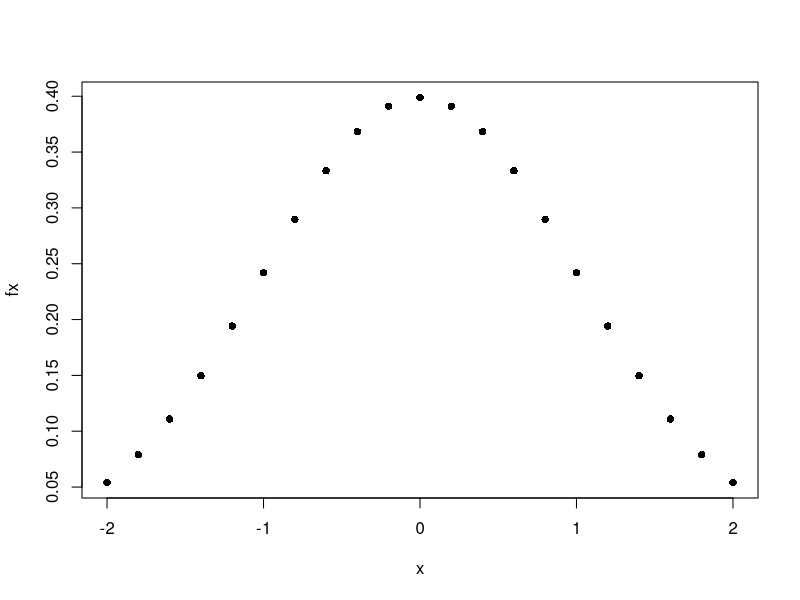
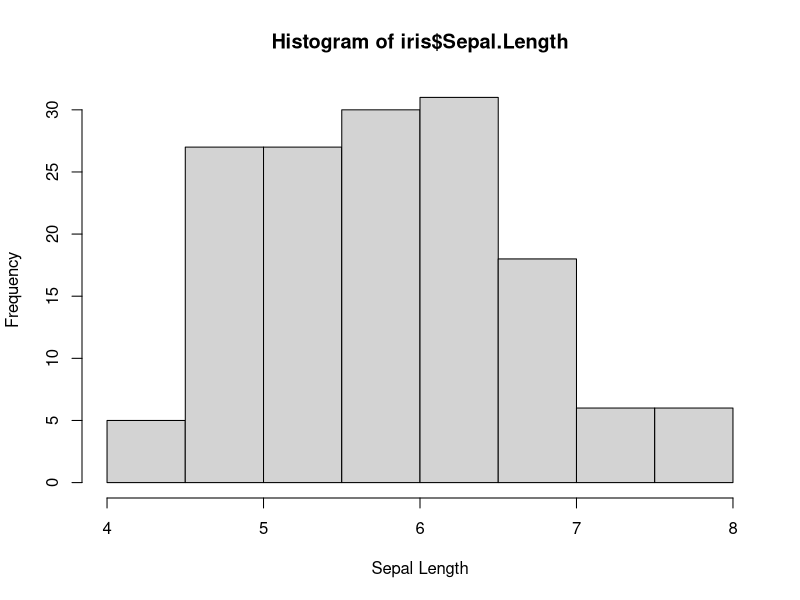
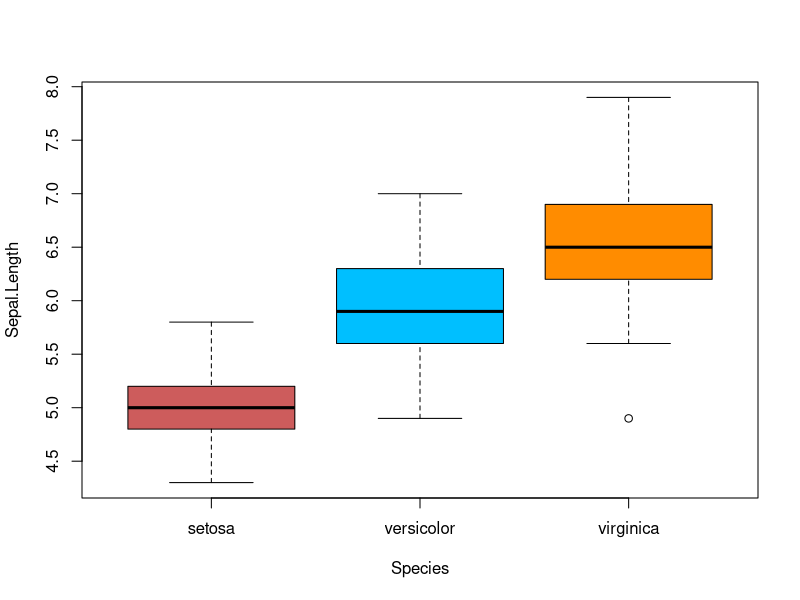
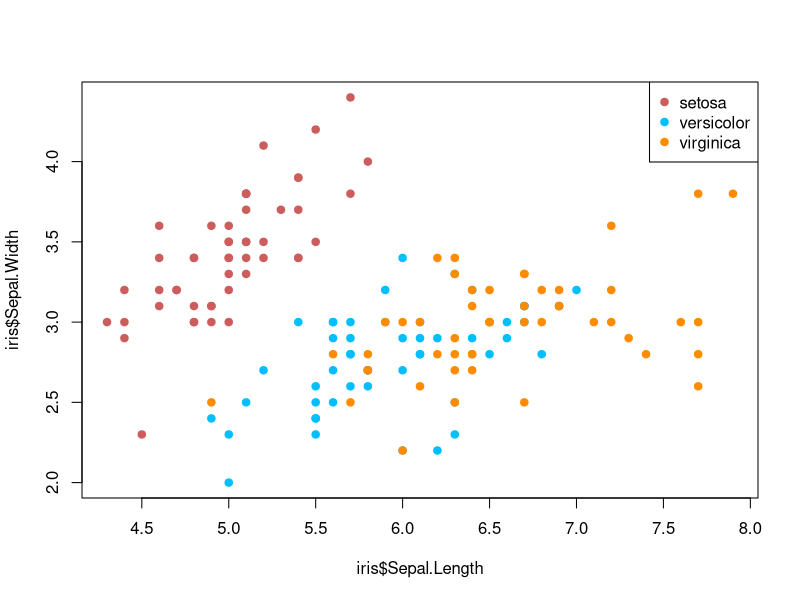
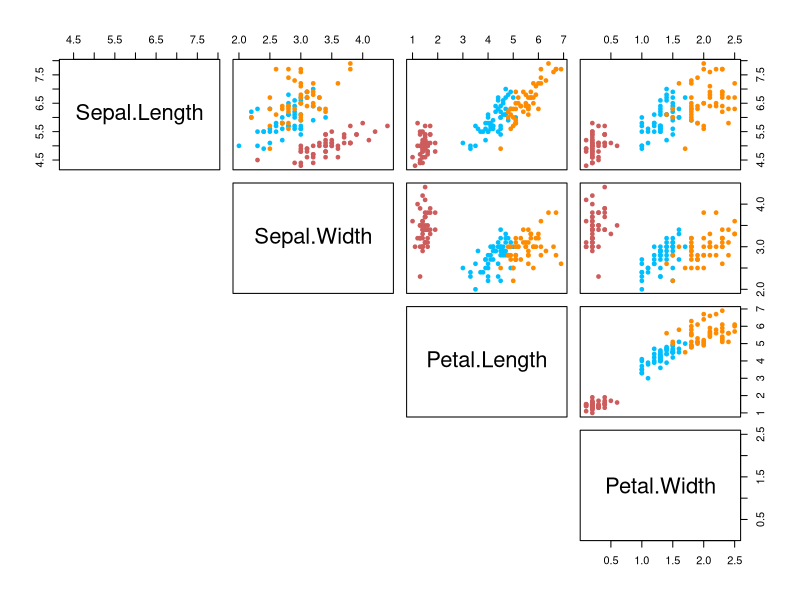
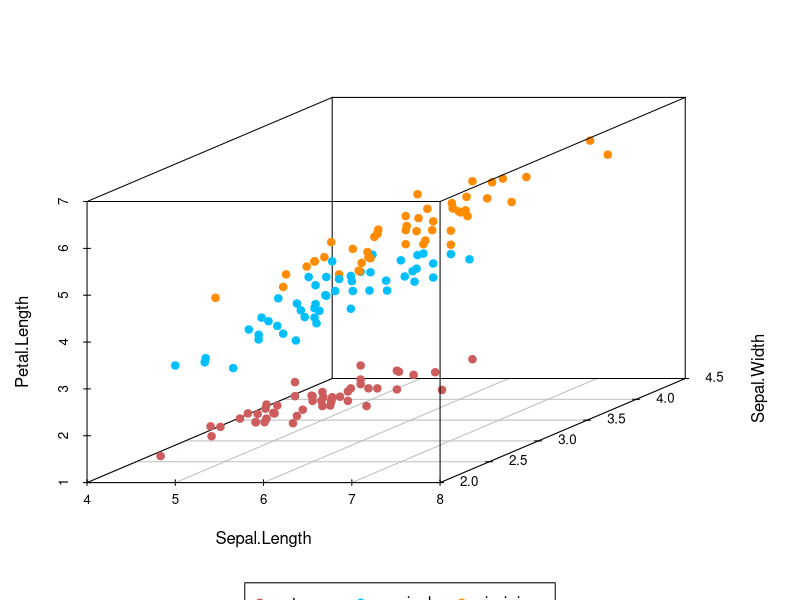

Here is the R script that generated these plots, in order:
## ---- chunk 1
knitr::opts_chunk$set(echo = TRUE)
knitr::opts_chunk$set(message = FALSE)
options(width = 1000)
## ---- chunk 2
    # Basic mathematics
    1 + 3
    3*5
    3^5
    exp(2)
    log(3)
    log2(3)
    factorial(5)
## ---- chunk 3
    # vector
    c(1,2,3,4)
    # matrix 
    matrix(c(1,2,3,4), 2, 2)
    # create matrix from vectors 
    x = c(1,1,1,0,0,0); y = c(1,0,1,0,1,0)
    cbind(x,y)
    # matrix multiplication
    matrix(c(1,2,3,4), 2, 2) %*% t(cbind(x,y))
    # some simple operations 
    x[3]
    x[2:5]
    cbind(x,y)[1:2, ]
    x + 1
    length(x)
    dim(cbind(x,y))
## ---- chunk 4
    # generate 10 Bernoulli random variables as a vector
    rbinom(n=10, size = 1, prob = 0.5)
    # 10 random normally distributed variables
    rnorm(n=10, mean = 0, sd = 2)
## ---- chunk 5
    # generate a sequence of numbers from -2 to 2
    x = seq(-2, 2, by = 0.2)
    # calculate normal pdf on these points
    fx = dnorm(x, mean = 0, sd = 1)
    
    # plot them in a figure
    plot(x, fx, pch = 16)
## ---- chunk 6
    # after setting the seed, the random generation will follow a particular sequence
    set.seed(697)
    rnorm(n=4, mean = 1, sd = 2)
    
    # if we don't reset the seed, a new set of random numbers will be generated 
    rnorm(n=4, mean = 1, sd = 2)
    
    # if we rest the seed, we will replicate exactly the same results as the first vector
    set.seed(697)
    rnorm(n=4, mean = 1, sd = 2)
## ---- chunk 7
    x = rnorm(n=100, mean = 1, sd = 2)
    y = rnorm(n=100, mean = 2, sd = 1)
    sum(x)
    mean(x)
    var(x)
    median(x)
    quantile(x, c(0.25, 0.5, 0.75))
    cor(x, y)
## ---- chunk 8
    set.seed(1); n = 1000
    x = rbinom(n, size = 1, prob = 0.75)
    y = rbinom(n, size = 3, prob = c(0.4, 0.3, 0.2, 0.1))
    table(x)
    
    # this will be a cross table
    table(x, y)
## ---- chunk 9
    # data.frame is a special data structure that can store both factor and numeric variables
    z = runif(n, min = 18, max = 65)
    data = data.frame("Gender" = as.factor(x), "Group" = as.factor(y), "Age" = z)
    levels(data$Gender) = c("male", "female")
    levels(data$Group) = c("patient", "physician", "engineer", "statistician")
    
    # a peek at the top 3 entries of the data
    head(data, 3)
    
    # a brief summary
    summary(data)
## ---- chunk 10
    # read-in the data
    data(iris)
    
    # a peek at the top observations 
    head(iris)

    # number of observations for different species
    table(iris$Species)
    
    # suppose we are interested in the mean of first 4 variables by species
    aggregate(iris[, 1:4], list(iris$Species), mean)
## ---- chunk 11
    # first, we produce a histogram of the Sepal.Length variable 
    hist(iris$Sepal.Length, xlab = "Sepal Length")

    # bar plot can be used to compare different variables, or the same variable in different groups
    # the following boxplot compares Sepal.Length across different species
    # you can easily color them
    boxplot(Sepal.Length ~ Species, data=iris, col=c("indianred", "deepskyblue", "darkorange"))
    
    # scatter plot is usually used for two variables
    # but we can color them using a third, categorical varaible
    # remeber to add legend for readability
    plot(iris$Sepal.Length, iris$Sepal.Width, pch = 19,
         col = c("indianred","deepskyblue", "darkorange")[iris$Species])
    legend("topright", c("setosa", "versicolor", "virginica"), 
           pch = 19, col = c("indianred","deepskyblue", "darkorange"))
    
    # to incorporate more than two variables, we can either use 3d plots
    # or do pairwise plots for each pair of variables
    
    pairs(iris[,1:4], pch = 19,  cex = 0.75, lower.panel=NULL,
          col = c("indianred","deepskyblue", "darkorange")[iris$Species])
## ---- chunk 12

    # The MASS package can be used to generate multivariate normal distribution 
    # This package is already included with the base R
    library(MASS)
    P = 4; N = 200
    V <- 0.5^abs(outer(1:P, 1:P, "-"))
    X = as.matrix(mvrnorm(N, mu=rep(0,P), Sigma=V))
    head(X, 3)
## ---- chunk 13
    # load the package
    library(scatterplot3d) 

    # now produce a 3d plot
    scatterplot3d(iris[,1:3], pch = 19, 
                  color=c("indianred","deepskyblue", "darkorange")[iris$Species])
    legend("bottom", legend = levels(iris$Species), pch = 19,
           col = c("indianred","deepskyblue", "darkorange"),
      inset = -0.3, xpd = TRUE, horiz = TRUE)
## ---- chunk 14
    # Summarizes Gender vs. Group
    table(data[, 1:2])
## ---- chunk 15
    set.seed(1); n = 30
    x = rnorm(n)
    y = x + rnorm(n, sd = 2)
    z = x + rnorm(n, sd = 2)
    
    # Calculate Pearson's correlation and tests
    cor(y, z)
    cor.test(y, z)
## ---- chunk 16
    t.test(data$Age ~ data$Gender)
## ---- chunk 17
    # the lm() function is the most commonly used
    fit = lm(y~x)
    summary(fit)
## ---- chunk 18
    # the lm() function is the most commonly used
    myfun <- function(a, b)
    {
      return(a %*% b)
    }

    x1 = rnorm(100)
    x2 = rnorm(100)
    myfun(x1, x2)
## ---- chunk 19
    # the lm() function is the most commonly used
    myfun <- function(a, b)
    {
      return(list("prod" = a %*% b, "cor" = cor(a, b)))
    }

    myfun(x1, x2)
## ---- chunk 20
    fit$coefficients
## ---- chunk 21
    f <- function(b, X, Y)
    {
      length(Y)^{-1}*0.5*sum((Y - X %*% as.matrix(b))^2)
    }
    
    # We use an optimization function: 
    # the first argument is the inital value for beta
    # the second argument is the objective function
    # the rest of the arguments are additional information used
    # in calculating the objective function

    solution = optim(rep(0, 2), f, X = cbind(1, x), Y = y)
    solution$par
